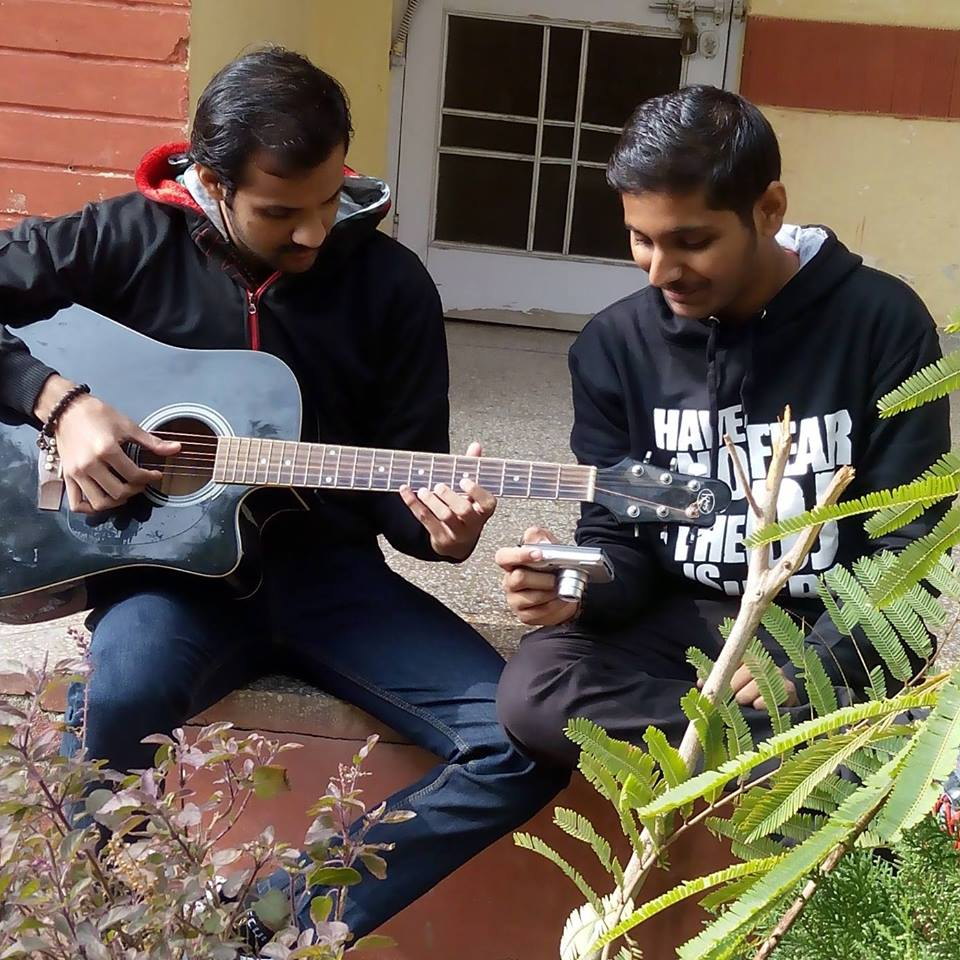
//> input picture demo.jpg, 960 x 960 px
$ ./draw_rectangle   (built with g++ and OpenCV 4)
//> lines starting //> are read from the running program, lines starting //| are printed output that depends on the picture; after the words box and inside, x2 and y2 are one past the last pixel; in counts of white or black regions, pixels touching at a corner belong together
// Source: https://stackoverflow.com/questions/31370459/how-can-i-get-the-position-and-draw-rectangle-using-opencv/31376558#31376558
// for drawing rectangle

#include <opencv2/opencv.hpp>
#include <iostream>
#include <string>

using namespace std;
using namespace cv;

vector<Rect> rects;
bool bDraw;
Rect r; // declare rectangle vector r
Point base;

Mat3b img;
Mat3b layer;
Mat3b working;

void hist_image(Mat);
void cartoonifyImage(Mat, Mat, int, int);
// void removePepperNoise(Mat);
void CallBackFunc(int, int, int, int, void*);

void CallBackFunc(int event, int x, int y, int flags, void* userdata)
{
    if ( event == EVENT_LBUTTONDOWN )
    {
        // cout << "Left button of the mouse is clicked - position (" << x << ", " << y << ")" << endl;

        // Init your rect
        base.x = x;
        base.y = y;
        r.x = x;
        r.y = y;
        r.width = 0;
        r.height = 0;
        // cout << "Vector: " << r << endl;
        bDraw = true;
    }
    else if ( event == EVENT_MOUSEMOVE )
    {
        // cout << "Mouse move over the window - position (" << x << ", " << y << ")" << endl;

        // If drawing, update rect width and height
        if(!bDraw) return;

        int dx = abs(r.x - x);
        int dy = abs(r.y - y);

        if(x < base.x) {
            r.x = x;
            r.width = abs(x - base.x);
        } else {
            r.width = dx;
        }

        if(y < base.y) {
            r.y = y;
            r.height = abs(y - base.y);
        } else {
            r.height = dy;
        }

        // Refresh
        working = layer.clone();
        cout << r.x << endl;
        cout << r.y << endl;
        // cout << "Vector: " << r << endl;
        rectangle(working, r, Scalar(0,255,0));
        imshow("My Window", working);
    }
    else if ( event == EVENT_LBUTTONUP)
    {
        cout << "Left button released" << endl;

        // Save rect, draw it on layer
        rects.push_back(r);
        cout << r << endl;
        rectangle(layer, r, Scalar(0,255,255));
        Rect rec(r.x, r.y, r.width, r.height);
        r = Rect();
        bDraw = false;
        // Refresh
        working = layer.clone();
        // cout << "Vector: " << r << endl;
        rectangle(working, r, Scalar(0,255,0));
        // imshow("My Window", working);

        Mat gray_src;
        cvtColor(working, gray_src, COLOR_RGB2GRAY);
        // play with roi image now

        Mat blur_image;
        for ( int i = 1; i < 31; i = i + 2 )
        {
          blur( gray_src, blur_image, Size( i, i ), Point(-1,-1) );
        }

        Mat dst = blur_image(rec);
        Mat dst_non_gray = working(rec);

        hist_image(dst_non_gray);

        // [7 lines of commented-out code are left out]
        int cartoonIF = 1;
        int threshIF = 1;


        if(cartoonIF){
          Mat cartoonififed_image = Mat(dst_non_gray.size(), CV_32FC3);
          cartoonifyIvimmage(dst_non_gray, cartoonififed_image, 0, 0);
        }

        if(threshIF) {
          CvMat* mat = cvCreateMat( dst.rows, dst.cols, CV_32FC1 );
          cout << dst.rows << endl;
          cout << dst.cols << endl;

          int sum = 0;
          cout << "dst.channels " << dst.channels() << endl;
          for(int row = 0; row < dst.rows; row++) {
            for(int col = 0; col < dst.cols; col++) {
              Vec3b intensity = dst.at<Vec3b>(row, col);
              int element = (int)intensity.val[0];
              sum += element;
              // cout << element << endl;
            }
          }

          float avg = (float)sum / (dst.rows * dst.cols);
          cout << avg << endl;

          Mat result;
          threshold(gray_src, result, avg, 255, THRESH_BINARY_INV);
          imshow("Window_dst", dst);
          imshow("Window_result", result);
        }
    }
}

string type2str(int type) {
  string r;

  uchar depth = type & CV_MAT_DEPTH_MASK;
  uchar chans = 1 + (type >> CV_CN_SHIFT);

  switch ( depth ) {
    case CV_8U:  r = "8U"; break;
    case CV_8S:  r = "8S"; break;
    case CV_16U: r = "16U"; break;
    case CV_16S: r = "16S"; break;
    case CV_32S: r = "32S"; break;
    case CV_32F: r = "32F"; break;
    case CV_64F: r = "64F"; break;
    default:     r = "User"; break;
  }

  r += "C";
  r += (chans+'0');

  return r;
}

void hist_image(Mat src) {
  // [4 lines of commented-out code are left out]
  string typ = type2str(src.type());
  cout << "Matrix is: " << typ.c_str() << endl;
  Size size = src.size();
  cout << size << endl;
  // cout << src.type() << endl;
  Mat hsv = Mat(size, CV_32FC3);

  cvtColor(src, hsv, CV_BGR2HSV);

  imshow("HSV Image", hsv);
  // Quantize the hue to 30 levels
  // and the saturation to 32 levels
  int hbins = 30, sbins = 32;
  int histSize[] = {hbins, sbins};
  // hue varies from 0 to 179, see cvtColor
  float hranges[] = { 0, 180 };
  // saturation varies from 0 (black-gray-white) to
  // 255 (pure spectrum color)
  float sranges[] = { 0, 256 };
  const float* ranges[] = { hranges, sranges };
  MatND hist;
  // we compute the histogram from the 0-th and 1-st channels
  int channels[] = {0, 1};

  calcHist( &hsv, 1, channels, Mat(), // do not use mask
           hist, 2, histSize, ranges,
           true, // the histogram is uniform
           false );

  double maxVal=0;
  minMaxLoc(hist, 0, &maxVal, 0, 0);

  int scale = 10;
  Mat histImg = Mat::zeros(sbins*scale, hbins*10, CV_8UC3);

  for( int h = 0; h < hbins; h++ )
      for( int s = 0; s < sbins; s++ )
      {
          float binVal = hist.at<float>(h, s);
          int intensity = cvRound(binVal*255/maxVal);
          rectangle( histImg, Point(h*scale, s*scale),
                      Point( (h+1)*scale - 1, (s+1)*scale - 1),
                      Scalar::all(intensity),
                      CV_FILLED );
      }

  // namedWindow( "Source", 1 );
  imshow( "Source", src );

  // namedWindow( "H-S Histogram", 1 );
  imshow( "H-S Histogram", histImg );
  // waitKey();

}

// [123 lines left out: function cartoonifyImage, not called in this run]

// [58 lines of commented-out code are left out]

int main(int argc, char** argv)
{
    bool bDraw = false;
    bool isDragging = false;

    // Read image from file
    img = imread("demo.jpg");
//> img is the input picture: 960 rows x 960 cols, CV_8UC3; mean B, G, R 78.7, 90.4, 100.7

    // initialize your temp images
    layer = img.clone();
    working = img.clone();

    int cartoonIF = 1;
    int threshIF = 0;

    //if fail to read the image
    if( img.empty() )
    {
        cout << "Error loading the image" << endl;
        return -1;
    }

    //Create a window
    namedWindow("My Window", 1);

    //set the callback function for any mouse event
    setMouseCallback("My Window", CallBackFunc, NULL);

    //show the image
    imshow("My Window", working);

    // Wait until user presses 'q'
    while((waitKey(1) & 0xFF) != 'q');
//> the left mouse button is pressed at (240, 240)
//> the mouse is dragged to (480, 480)
//> the mouse is dragged to (720, 720)
//> the button is released at (720, 720)
//> call 4 of CallBackFunc, with event = 4, x = 720, y = 720, flags = 0
//> in CallBackFunc (call 4), `rectangle(layer, r, Scalar(0,255,255));`:
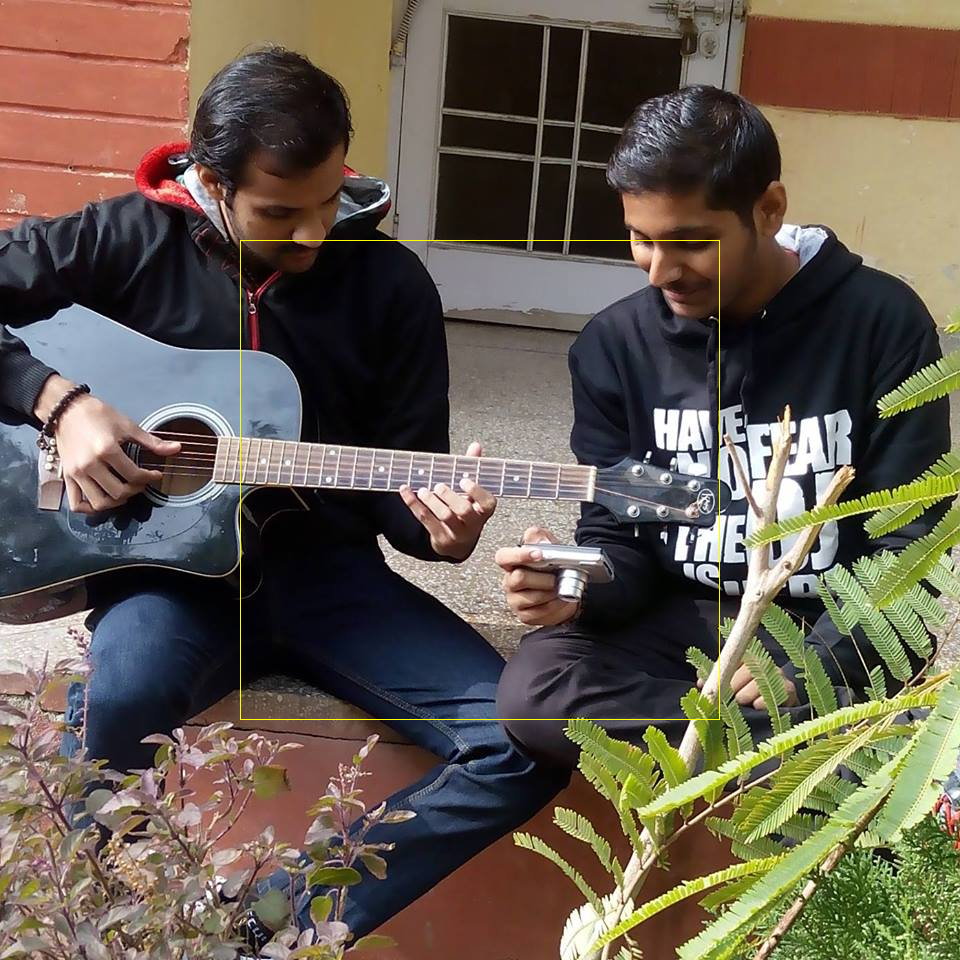
//> layer: 960 rows x 960 cols, CV_8UC3; 0.21% of pixels changed, all inside (x1, y1, x2, y2) = (240, 240, 720, 720)
//> after the loop in CallBackFunc (call 4), `for ( int i = 1; i < 31; i = i + 2 )`:
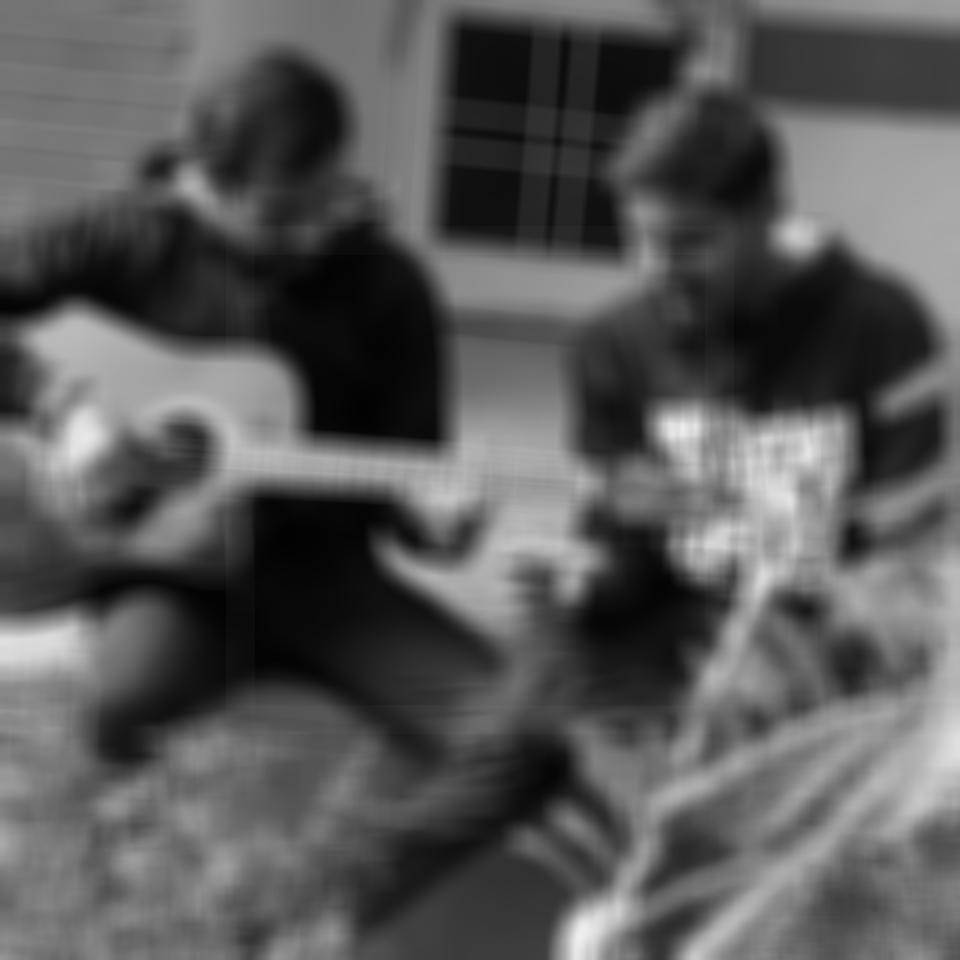
//> blur_image: 960 rows x 960 cols, CV_8UC1; min 2, max 238, mean 88.3
//> in CallBackFunc (call 4), `Mat dst = blur_image(rec);`:
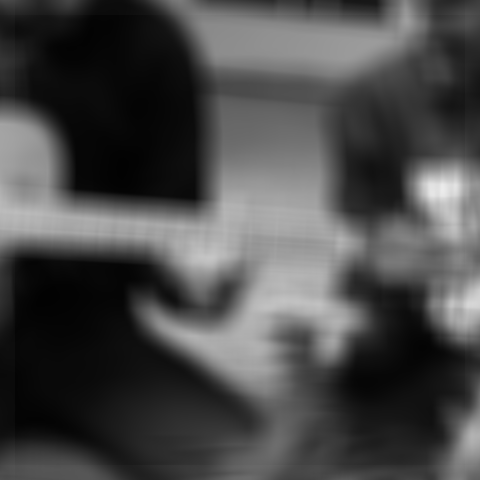
//> dst: 480 rows x 480 cols, CV_8UC1; min 2, max 236, mean 73
//> in CallBackFunc (call 4), `Mat dst_non_gray = working(rec);`:
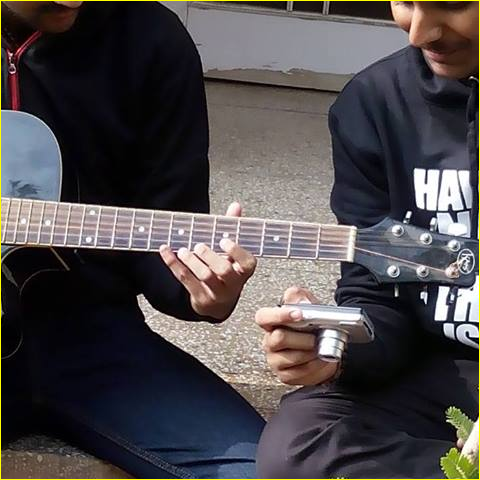
//> dst_non_gray: 480 rows x 480 cols, CV_8UC3; mean B, G, R 73.9, 72.3, 76.5
//| Matrix is: 8UC3
//| [480 x 480]
//> in hist_image, `cvtColor(src, hsv, CV_BGR2HSV);`: hsv: 480 rows x 480 cols, CV_8UC3; mean H, S, V 85.8, 79.4, 83.9
//> in hist_image, `imshow("HSV Image", hsv);`:
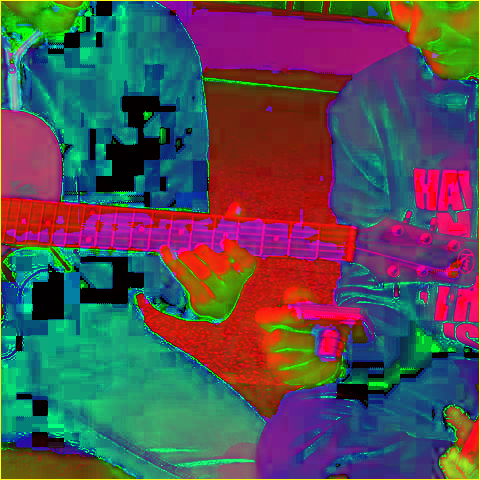
//> window 'HSV Image': 480 rows x 480 cols, CV_8UC3; mean B, G, R 85.8, 79.4, 83.9
//> in hist_image, `calcHist( &hsv, 1, channels, Mat(), hist, 2, histSize, ranges, true, f..`:
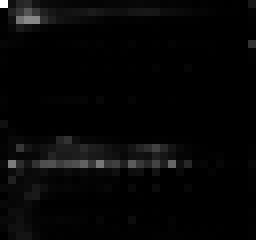
//> hist: 30 rows x 32 cols, CV_32FC1 (shown 8 times larger); min 0, max 9983, mean 240; drawn with min black and max white
//> in hist_image, `minMaxLoc(hist, 0, &maxVal, 0, 0);`: maxVal = 9983
//> after the loop in hist_image, `for( int h = 0; h < hbins; h++ )`:
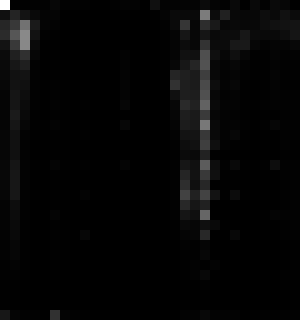
//> histImg: 320 rows x 300 cols, CV_8UC3; min 0, max 255, mean 6.1
//> (the run ends here: the program needs code that is not available in this run, at `cartoonifyIvimmage(dst_non_gray, cartoonififed_image, 0, 0);`)
